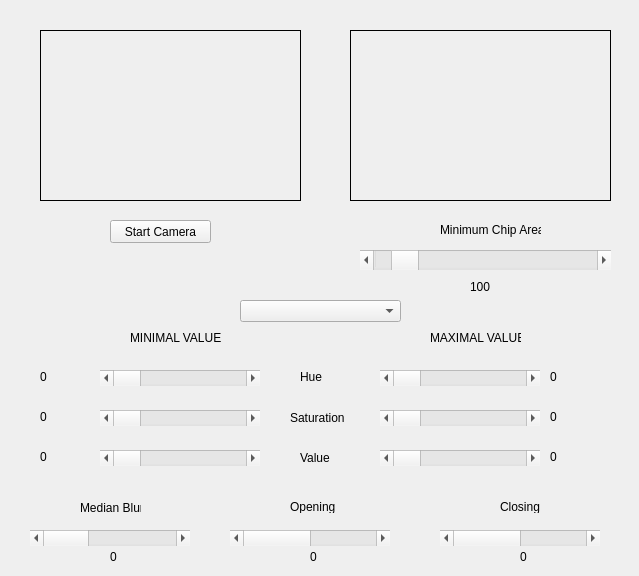
<?xml version="1.0" encoding="UTF-8"?>
<ui version="4.0">
 <class>VideoPlayer</class>
 <widget class="QMainWindow" name="VideoPlayer">
  <property name="geometry">
   <rect>
    <x>0</x>
    <y>0</y>
    <width>639</width>
    <height>576</height>
   </rect>
  </property>
  <property name="windowTitle">
   <string>VideoPlayer</string>
  </property>
  <widget class="QWidget" name="centralWidget">
   <widget class="VideoWidget" name="inputFrame">
    <property name="geometry">
     <rect>
      <x>40</x>
      <y>30</y>
      <width>261</width>
      <height>171</height>
     </rect>
    </property>
    <property name="frameShape">
     <enum>QFrame::Box</enum>
    </property>
    <property name="text">
     <string/>
    </property>
    <property name="scaledContents">
     <bool>false</bool>
    </property>
    <property name="alignment">
     <set>Qt::AlignCenter</set>
    </property>
   </widget>
   <widget class="QPushButton" name="openVideoFileButton">
    <property name="geometry">
     <rect>
      <x>110</x>
      <y>220</y>
      <width>101</width>
      <height>23</height>
     </rect>
    </property>
    <property name="text">
     <string>Start Camera</string>
    </property>
   </widget>
   <widget class="VideoWidget" name="processedFrame">
    <property name="geometry">
     <rect>
      <x>350</x>
      <y>30</y>
      <width>261</width>
      <height>171</height>
     </rect>
    </property>
    <property name="frameShape">
     <enum>QFrame::Box</enum>
    </property>
    <property name="text">
     <string/>
    </property>
    <property name="alignment">
     <set>Qt::AlignCenter</set>
    </property>
   </widget>
   <widget class="QComboBox" name="colorComboBox">
    <property name="geometry">
     <rect>
      <x>240</x>
      <y>300</y>
      <width>161</width>
      <height>22</height>
     </rect>
    </property>
    <item>
     <property name="text">
      <string/>
     </property>
    </item>
    <item>
     <property name="text">
      <string>RED</string>
     </property>
    </item>
    <item>
     <property name="text">
      <string>YELLOW</string>
     </property>
    </item>
    <item>
     <property name="text">
      <string>GREEN</string>
     </property>
    </item>
    <item>
     <property name="text">
      <string>BLUE</string>
     </property>
    </item>
    <item>
     <property name="text">
      <string>PURPLE</string>
     </property>
    </item>
   </widget>
   <widget class="QScrollBar" name="minHueScrollbar">
    <property name="geometry">
     <rect>
      <x>100</x>
      <y>370</y>
      <width>160</width>
      <height>16</height>
     </rect>
    </property>
    <property name="maximum">
     <number>179</number>
    </property>
    <property name="orientation">
     <enum>Qt::Horizontal</enum>
    </property>
   </widget>
   <widget class="QScrollBar" name="minSatScrollbar">
    <property name="geometry">
     <rect>
      <x>100</x>
      <y>410</y>
      <width>160</width>
      <height>16</height>
     </rect>
    </property>
    <property name="maximum">
     <number>255</number>
    </property>
    <property name="orientation">
     <enum>Qt::Horizontal</enum>
    </property>
   </widget>
   <widget class="QScrollBar" name="minValScrollbar">
    <property name="geometry">
     <rect>
      <x>100</x>
      <y>450</y>
      <width>160</width>
      <height>16</height>
     </rect>
    </property>
    <property name="maximum">
     <number>255</number>
    </property>
    <property name="orientation">
     <enum>Qt::Horizontal</enum>
    </property>
   </widget>
   <widget class="QScrollBar" name="maxHueScrollbar">
    <property name="geometry">
     <rect>
      <x>380</x>
      <y>370</y>
      <width>160</width>
      <height>16</height>
     </rect>
    </property>
    <property name="maximum">
     <number>179</number>
    </property>
    <property name="orientation">
     <enum>Qt::Horizontal</enum>
    </property>
   </widget>
   <widget class="QScrollBar" name="maxSatScrollbar">
    <property name="geometry">
     <rect>
      <x>380</x>
      <y>410</y>
      <width>160</width>
      <height>16</height>
     </rect>
    </property>
    <property name="maximum">
     <number>255</number>
    </property>
    <property name="orientation">
     <enum>Qt::Horizontal</enum>
    </property>
   </widget>
   <widget class="QScrollBar" name="maxValScrollbar">
    <property name="geometry">
     <rect>
      <x>380</x>
      <y>450</y>
      <width>160</width>
      <height>16</height>
     </rect>
    </property>
    <property name="maximum">
     <number>255</number>
    </property>
    <property name="orientation">
     <enum>Qt::Horizontal</enum>
    </property>
   </widget>
   <widget class="QLabel" name="MIN_VALUES">
    <property name="geometry">
     <rect>
      <x>130</x>
      <y>330</y>
      <width>91</width>
      <height>16</height>
     </rect>
    </property>
    <property name="text">
     <string>MINIMAL VALUES</string>
    </property>
   </widget>
   <widget class="QLabel" name="MAX_VALUES">
    <property name="geometry">
     <rect>
      <x>430</x>
      <y>330</y>
      <width>91</width>
      <height>16</height>
     </rect>
    </property>
    <property name="text">
     <string>MAXIMAL VALUES</string>
    </property>
   </widget>
   <widget class="QLabel" name="HUE">
    <property name="geometry">
     <rect>
      <x>300</x>
      <y>370</y>
      <width>47</width>
      <height>13</height>
     </rect>
    </property>
    <property name="text">
     <string>Hue</string>
    </property>
   </widget>
   <widget class="QLabel" name="SATURATION">
    <property name="geometry">
     <rect>
      <x>290</x>
      <y>410</y>
      <width>61</width>
      <height>16</height>
     </rect>
    </property>
    <property name="text">
     <string>Saturation</string>
    </property>
   </widget>
   <widget class="QLabel" name="VALUE">
    <property name="geometry">
     <rect>
      <x>300</x>
      <y>450</y>
      <width>61</width>
      <height>16</height>
     </rect>
    </property>
    <property name="text">
     <string>Value</string>
    </property>
   </widget>
   <widget class="QLabel" name="minhue">
    <property name="geometry">
     <rect>
      <x>40</x>
      <y>370</y>
      <width>47</width>
      <height>13</height>
     </rect>
    </property>
    <property name="text">
     <string>0</string>
    </property>
   </widget>
   <widget class="QLabel" name="minsat">
    <property name="geometry">
     <rect>
      <x>40</x>
      <y>410</y>
      <width>47</width>
      <height>13</height>
     </rect>
    </property>
    <property name="text">
     <string>0</string>
    </property>
   </widget>
   <widget class="QLabel" name="minval">
    <property name="geometry">
     <rect>
      <x>40</x>
      <y>450</y>
      <width>47</width>
      <height>13</height>
     </rect>
    </property>
    <property name="text">
     <string>0</string>
    </property>
   </widget>
   <widget class="QLabel" name="maxhue">
    <property name="geometry">
     <rect>
      <x>550</x>
      <y>370</y>
      <width>47</width>
      <height>13</height>
     </rect>
    </property>
    <property name="text">
     <string>0</string>
    </property>
   </widget>
   <widget class="QLabel" name="maxsat">
    <property name="geometry">
     <rect>
      <x>550</x>
      <y>410</y>
      <width>47</width>
      <height>13</height>
     </rect>
    </property>
    <property name="text">
     <string>0</string>
    </property>
   </widget>
   <widget class="QLabel" name="maxval">
    <property name="geometry">
     <rect>
      <x>550</x>
      <y>450</y>
      <width>47</width>
      <height>13</height>
     </rect>
    </property>
    <property name="text">
     <string>0</string>
    </property>
   </widget>
   <widget class="QScrollBar" name="medianBlurScrollbar">
    <property name="geometry">
     <rect>
      <x>30</x>
      <y>530</y>
      <width>160</width>
      <height>16</height>
     </rect>
    </property>
    <property name="minimum">
     <number>0</number>
    </property>
    <property name="maximum">
     <number>20</number>
    </property>
    <property name="singleStep">
     <number>2</number>
    </property>
    <property name="orientation">
     <enum>Qt::Horizontal</enum>
    </property>
   </widget>
   <widget class="QScrollBar" name="closingScrollbar">
    <property name="geometry">
     <rect>
      <x>440</x>
      <y>530</y>
      <width>160</width>
      <height>16</height>
     </rect>
    </property>
    <property name="maximum">
     <number>10</number>
    </property>
    <property name="orientation">
     <enum>Qt::Horizontal</enum>
    </property>
   </widget>
   <widget class="QScrollBar" name="openingScrollbar">
    <property name="geometry">
     <rect>
      <x>230</x>
      <y>530</y>
      <width>160</width>
      <height>16</height>
     </rect>
    </property>
    <property name="minimum">
     <number>0</number>
    </property>
    <property name="maximum">
     <number>10</number>
    </property>
    <property name="orientation">
     <enum>Qt::Horizontal</enum>
    </property>
   </widget>
   <widget class="QLabel" name="medianblur">
    <property name="geometry">
     <rect>
      <x>110</x>
      <y>550</y>
      <width>47</width>
      <height>13</height>
     </rect>
    </property>
    <property name="text">
     <string>0</string>
    </property>
   </widget>
   <widget class="QLabel" name="opening">
    <property name="geometry">
     <rect>
      <x>310</x>
      <y>550</y>
      <width>47</width>
      <height>13</height>
     </rect>
    </property>
    <property name="text">
     <string>0</string>
    </property>
   </widget>
   <widget class="QLabel" name="closing">
    <property name="geometry">
     <rect>
      <x>520</x>
      <y>550</y>
      <width>47</width>
      <height>13</height>
     </rect>
    </property>
    <property name="text">
     <string>0</string>
    </property>
   </widget>
   <widget class="QLabel" name="label">
    <property name="geometry">
     <rect>
      <x>80</x>
      <y>500</y>
      <width>61</width>
      <height>16</height>
     </rect>
    </property>
    <property name="text">
     <string>Median Blur</string>
    </property>
   </widget>
   <widget class="QLabel" name="label_2">
    <property name="geometry">
     <rect>
      <x>290</x>
      <y>500</y>
      <width>47</width>
      <height>13</height>
     </rect>
    </property>
    <property name="text">
     <string>Opening</string>
    </property>
   </widget>
   <widget class="QLabel" name="label_3">
    <property name="geometry">
     <rect>
      <x>500</x>
      <y>500</y>
      <width>47</width>
      <height>13</height>
     </rect>
    </property>
    <property name="text">
     <string>Closing</string>
    </property>
   </widget>
   <widget class="QScrollBar" name="minChipSizeScrollbar">
    <property name="geometry">
     <rect>
      <x>360</x>
      <y>250</y>
      <width>251</width>
      <height>20</height>
     </rect>
    </property>
    <property name="minimum">
     <number>10</number>
    </property>
    <property name="maximum">
     <number>1000</number>
    </property>
    <property name="value">
     <number>100</number>
    </property>
    <property name="orientation">
     <enum>Qt::Horizontal</enum>
    </property>
   </widget>
   <widget class="QLabel" name="label_4">
    <property name="geometry">
     <rect>
      <x>440</x>
      <y>220</y>
      <width>101</width>
      <height>20</height>
     </rect>
    </property>
    <property name="text">
     <string>Minimum Chip Area</string>
    </property>
   </widget>
   <widget class="QLabel" name="minchipsize">
    <property name="geometry">
     <rect>
      <x>470</x>
      <y>280</y>
      <width>47</width>
      <height>13</height>
     </rect>
    </property>
    <property name="text">
     <string>100</string>
    </property>
   </widget>
  </widget>
 </widget>
 <layoutdefault spacing="6" margin="11"/>
 <customwidgets>
  <customwidget>
   <class>VideoWidget</class>
   <extends>QLabel</extends>
   <header>videowidget.h</header>
  </customwidget>
 </customwidgets>
 <resources/>
 <connections/>
</ui>
